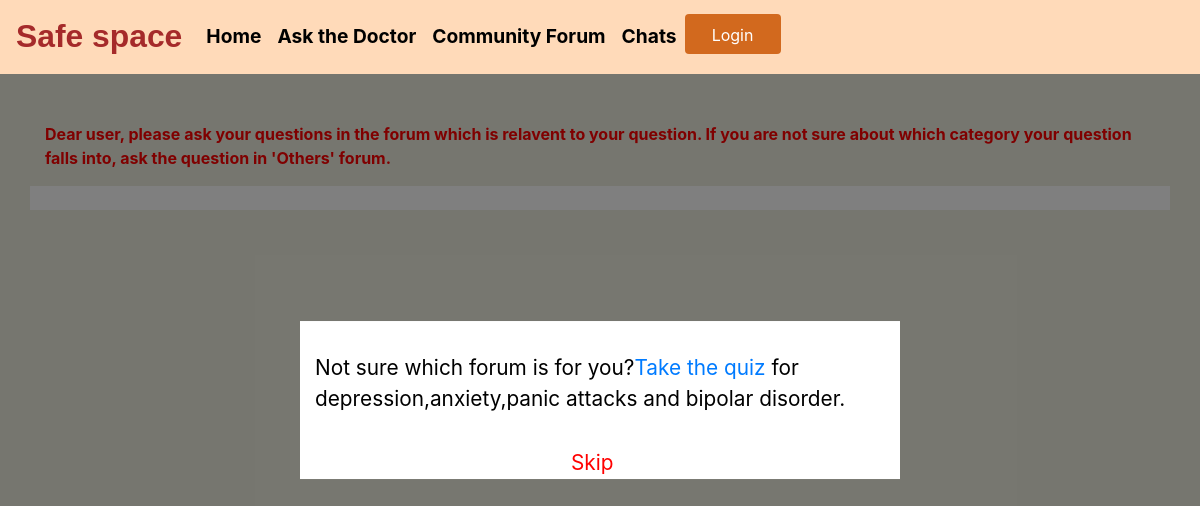
Before: /community_forum/ with the older database file.
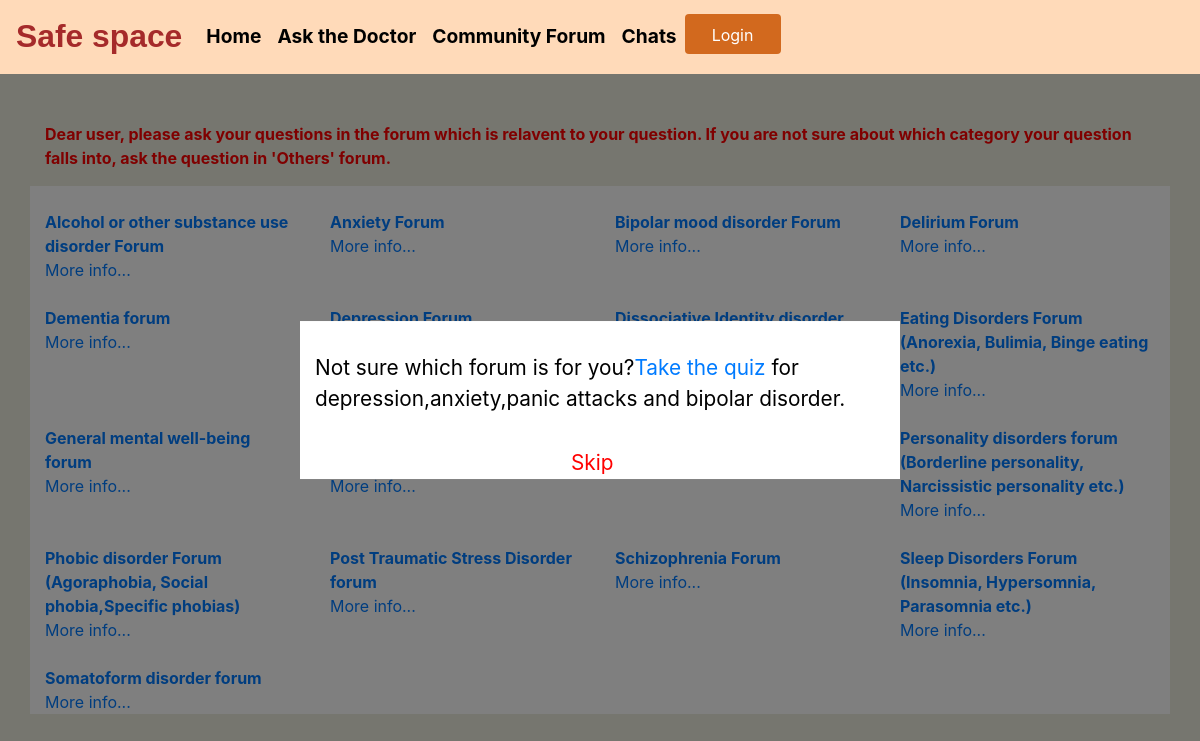
After: the same page with the newer database file.
### community_forum/models.py (models this page shows, shortened)
class Categories(models.Model):
	class Meta:
		verbose_name_plural="Categories"
	id=models.AutoField(primary_key=True,unique=True)
	category_name=models.CharField(max_length=200,blank=True)

### community_forum/views.py (the view)
# urls.py: path('',views.CategoryView.as_view()),
class CategoryView(View):
	def get(self, request, *args, **kwargs):
		categories=Categories.objects.order_by('category_name')
		context={
			'categories':categories
		}
		return render(request,'community_forum/categories.html',context)

### community_forum/templates/community_forum/categories.html (shortened to what this page needs)
{% block content %}
{% include 'Ask_the_doctor/base.html' %}
<div class="container">
	<p style="color:red;font-weight: bold;">Dear user, please ask your questions in the forum which is relavent to your question. If you are not sure about which category your question falls into, ask the question in 'Others' forum.</p>
</div>
<div class="container" style="background-color:white;">
	<div class="row">
		{% for category in categories%}
	    <div class="col-lg-3 col-md-3 col-sm-6 col-xs-6">
	    	<span style="font-weight: bolder;"><br><a href="/community_forum/{{category.category_name}}/">{{category.category_name|safe}}</a><br></span>
	    	<a href="/community_forum/{{category.id}}/info/">More info...</a><br>
	    </div>
	    {% endfor %}
	    <br>
	</div>
</div>
<div id="overlay">
	<div id="content">
		<div class="container">
			<div class="row">
				<div class="col-lg-12 col-md-12 col-xs-12">
					<br>
					Not sure which forum is for you?<a href="/community_forum/quiz/">Take the quiz</a> for depression,anxiety,panic attacks and bipolar disorder.
				</div>
				<div class="col-lg-12 col-md-12 col-xs-12 offset-lg-5">
					<br>
					<button style="background: none;border:none;color:red;" onclick="off()">Skip</button>
				</div>
			</div>
		</div>
	</div>
</div>
{% endblock %}

Changed rows visible on the page:
added Categories: category_name "Alcohol or other substance use disorder Forum"
added Categories: category_name "Anxiety Forum"
added Categories: category_name "Bipolar mood disorder Forum"
added Categories: category_name "Delirium Forum"
added Categories: category_name "Dementia forum"
added Categories: category_name "Depression Forum"
added Categories: category_name "Dissociative Identity disorder…"
added Categories: category_name "Eating Disorders Forum (Anorexia, Bulimia, Binge eating etc.)"
added Categories: category_name "General mental well-being forum"
added Categories: category_name "Personality disorders forum (Borderline personality, Narcissistic personality etc.)"
added Categories: category_name "Phobic disorder Forum (Agoraphobia, Social phobia,Specific phobias)"
added Categories: category_name "Post Traumatic Stress Disorder forum"
added Categories: category_name "Schizophrenia Forum"
added Categories: category_name "Sleep Disorders Forum (Insomnia, Hypersomnia, Parasomnia etc.)"
added Categories: category_name "Somatoform disorder forum"
